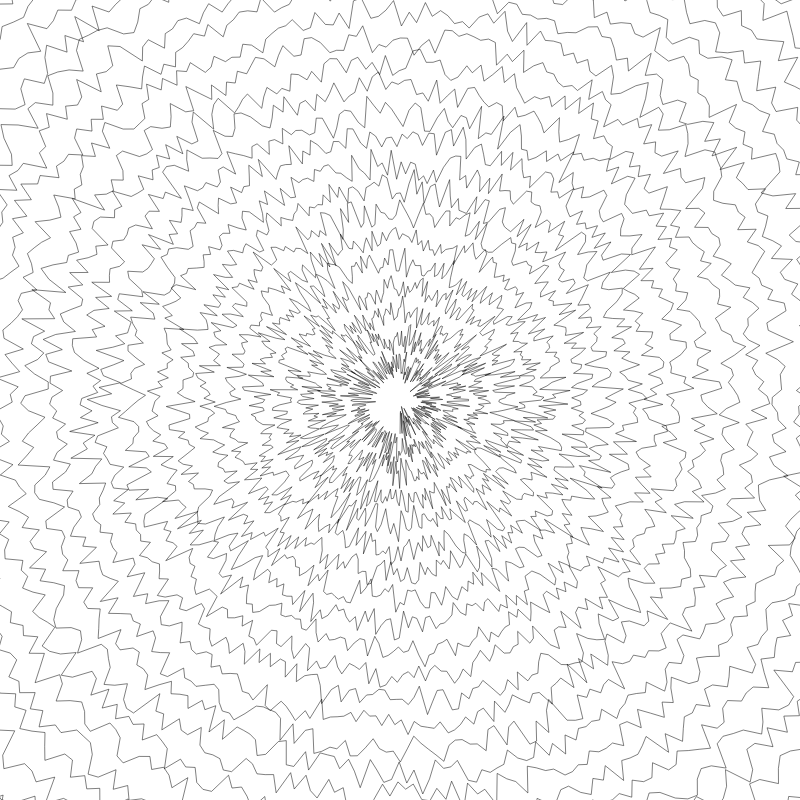
Frame 1 (no input)
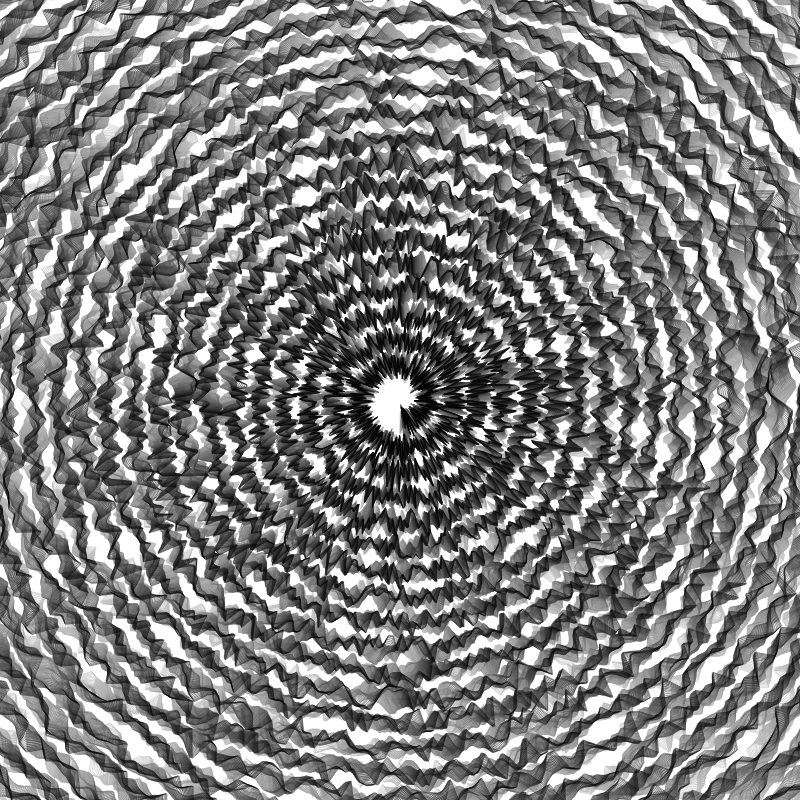
Frame 60 (no input)
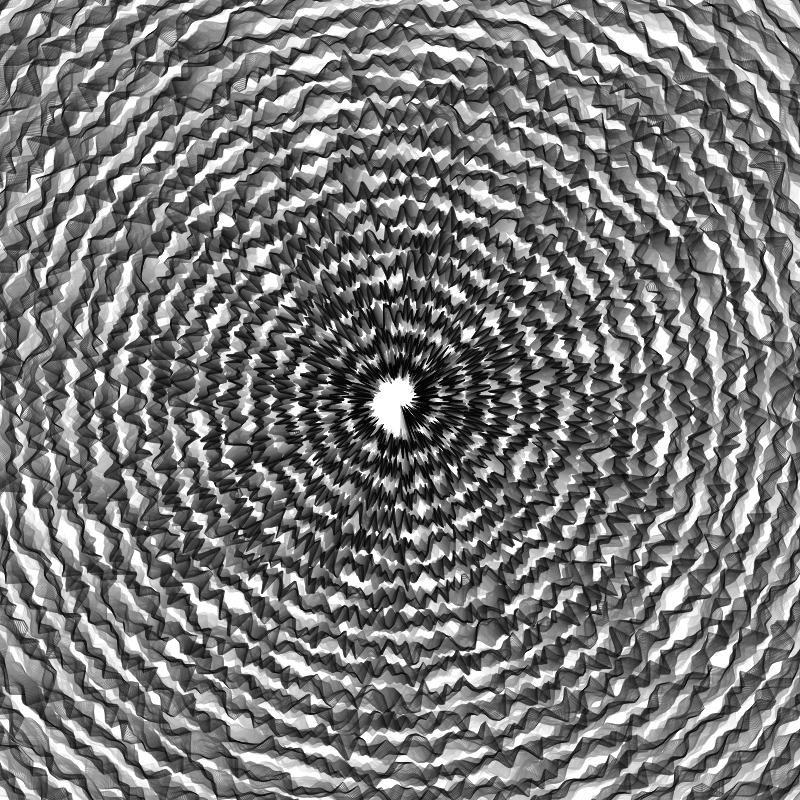
Frame 120 (the mouse pressed at the canvas centre since frame 60)

The p5.js sketch that drew these frames (run headless with seeded random() and noise() and a simulated clock; from frame 60 on, the mouse is pressed at the canvas centre):

// p5.js sketch
// ── sketch.js
function setup() {
  createCanvas(800, 800);
  noFill();
  strokeWeight(0.5);
  stroke(00);
}

function draw() {
  background(255, 5);
  let s = 800;
  beginShape();
  let t = millis();
  let num = 10000, scl = 200;//(Math.sin(t * 0.0001) + 1) * 500 + 10;
  for(let i = 0; i < num; i++) {
    let r = i / num * s + (noise(i * 20, millis() * 0.002) * 50);
    let x = Math.sin(i / num * scl + t * 0.00014) * r + s / 2;
    let y = Math.cos(i / num * scl + t * 0.00015) * r + s / 2;
    vertex(x, y);
  }
  endShape();
}
